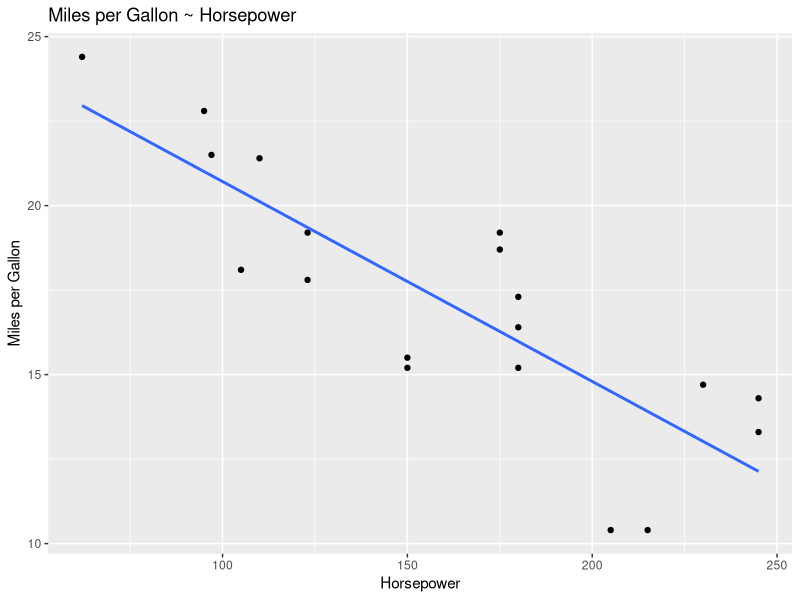

The R source for this figure: (Note: this script raises an error after producing the figure.)
library(tidyverse)

# load the mtcars dataset
data("mtcars")
mtcars
glimpse(mtcars)
head(mtcars)
?mtcars

# am Transmission (0 = automatic, 1 = manual)
# subsets the mtcars dataframe to include only **automatic transmissions**
# saves this new subset as a new file called "automatic_mtcars.csv" in 
# your Assignment_5 directory

df1 = mtcars %>%
  filter(am == "0")
write.csv(df1, "automatic_mtcars.csv")

#  plots the effect of horsepower on miles-per-gallon (update plot to have meaningful labels and title)
#  saves this plot as a png image called "mpg_vs_hp_auto.png" in your Assignment_5 directory

ggplot(df1, aes(x=hp, y=mpg)) +
  geom_point() + 
  geom_smooth(method = "lm", se = FALSE) +
  ggtitle( "Miles per Gallon ~ Horsepower") +
  labs(x = "Horsepower", y = "Miles per Gallon") +
  ggsave("./mpg_vs_hp_auto.png")


#  plots the effect of weight on miles-per-gallon (with improved labels, again)
#  saves this second plot as a **tiff** image called "mpg_vs_wt_auto.tiff" in your Assignment_5 directory
tiff("mpg_vs_wt_auto.tiff")
ggplot(df1, aes(x=wt, y=mpg)) +
  geom_point() + 
  geom_smooth(method = "lm", se = FALSE) + 
  ggtitle( "Miles per Gallon ~ Weight") +
  labs(x = "Weight", y = "Miles per Gallon") 
dev.off()

#  subsets the original mtcars dataframe to include only cars with displacements less than or equal to 200 cu.in.
#  saves that new subset as a csv file called mtcars_max200_displ.csv

df2 = mtcars %>%
  filter(disp <= 200)

write.csv(df2, "mtcars_max200_displ.csv")

# includes code to calculate the maximum horsepower for each of the three dataframes (original, automatic, max200)
# prints these calculations (from task 10) in a readable format to a new plaintext file called hp_maximums.txt
sum1 = mtcars %>%
  summarise(max(hp))

sum2 = df1 %>%
  summarise(max(hp))

sum3 = df2  %>%
  summarise(max(hp))

sink("./max.horsepower.of.each.df.txt")
paste("Original =", sum1, "max hp")
paste("Automatic =", sum2, "max hp")
paste("Max200 =", sum3, "max hp")
sink(NULL)



